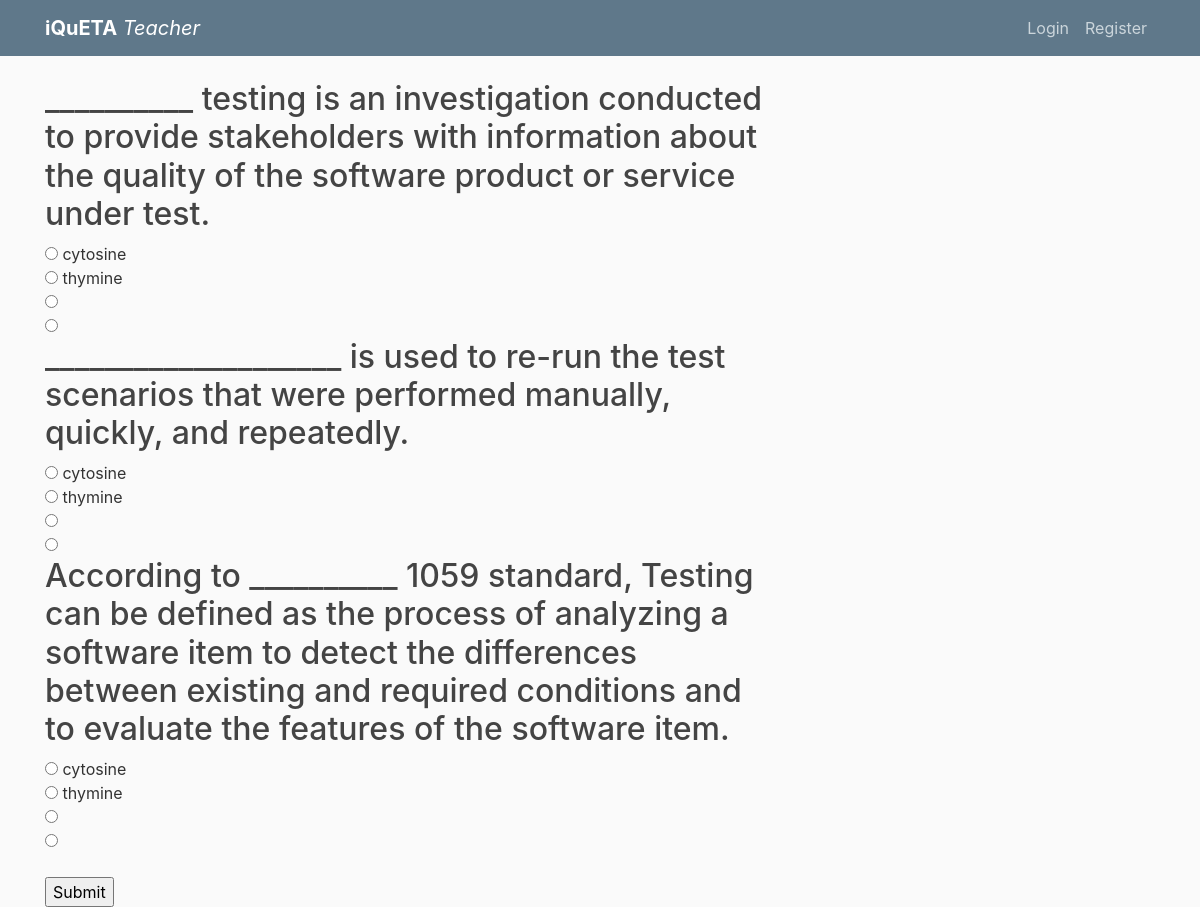
The app's page /test/2 with its own data.
### flask_app/models.py (models this page shows, shortened)
class Questions(db.Model):
    id = db.Column(db.Integer, primary_key=True)
    question_text = db.Column(db.String(200), nullable=False)
    test_id = db.Column(db.Integer, db.ForeignKey('test.id',ondelete="CASCADE"), nullable=False)
    ans = db.Column(db.String(200),nullable=False)
    op1 = db.Column(db.String(200))
    op2 = db.Column(db.String(200))
    op3 = db.Column(db.String(200))
    op4 = db.Column(db.String(200))

### flask_app/routes.py (the view, shortened to what this page needs)
@app.route("/test/<int:testId>", methods=['POST', 'GET'])
def test(testId):
    questions = Questions.query.filter_by(test_id=testId).all()
    if request.method == 'GET':
        return render_template("test.html", data=questions, currentUserType=currentUserType)

### flask_app/__init__.py (called while the page is built)
    def isStudent(self):
        if self._type == "student":
            return True
        return False

    def isTeacher(self):
        if self._type == "teacher":
            return True
        return False

### flask_app/templates/test.html
{% extends "layout.html" %}
{% block content %}
    <form method="post">
        {% for question in data %}
            <h2>{{ question.question_text }}</h2>
            <input type="radio" id="{{ question.op1 }}" name="{{ question.id }}" value="{{ question.op1 }}"> {{ question.op1 }}<br>
            <input type="radio" id="{{ question.op2 }}" name="{{ question.id }}" value="{{ question.op2 }}"> {{ question.op2 }}<br>
            <input type="radio" id="{{ question.op3 }}" name="{{ question.id }}" value="{{ question.op3 }}"> {{ question.op3 }}<br>
            <input type="radio" id="{{ question.op4 }}" name="{{ question.id }}" value="{{ question.op4 }}"> {{ question.op4 }}<br>
        {% endfor %}
        <br>
        <input type="submit" value="Submit" name="Submit"/>
    </form>
{% endblock content %}

### flask_app/static/main.css (style rules this page uses)
body { background: #fafafa; color: #333333; margin-top: 5rem; }
h1, h2, h3, h4, h5, h6 { color: #444444; }

### records on screen
Questions: question_text "__________ testing is an investigation conducted to provide stakeholders with information about the quality of the software product or service under test.", op1 "cytosine", op2 "thymine"
Questions: question_text "____________________ is used to re-run the test scenarios that were performed manually, quickly, and repeatedly.", op1 "cytosine", op2 "thymine"
Questions: question_text "According to __________ 1059 standard, Testing can be defined as the process of analyzing a software item to detect the differences between existing and required conditions and to evaluate the features of the software item.", op1 "cytosine", op2 "thymine"
